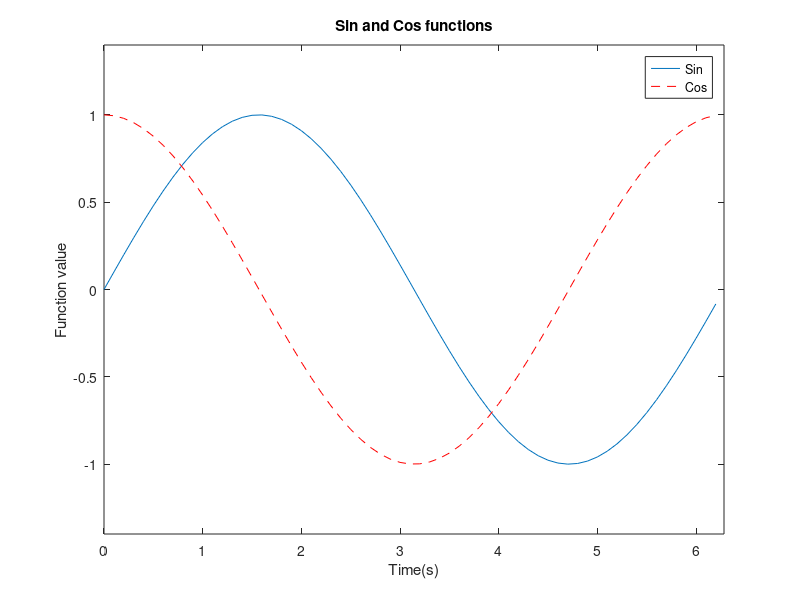

MATLAB code for this plot:
%创建图窗
figure(1)
t=0:0.1:2*pi;
%绘制正弦函数图像
plot(t,sin(t));
%保留先前绘制的函数图像
hold on
%用红色虚线绘制余弦函数图像
plot(t,cos(t),'--r');
%标记横纵轴
xlabel('Time(s)')
ylabel('Function value')
%给图像添加标题
title('Sin and Cos functions')
%添加图例
legend('Sin','Cos')
%限定横纵坐标范围
xlim([0,2*pi])
ylim([-1.4,1.4])